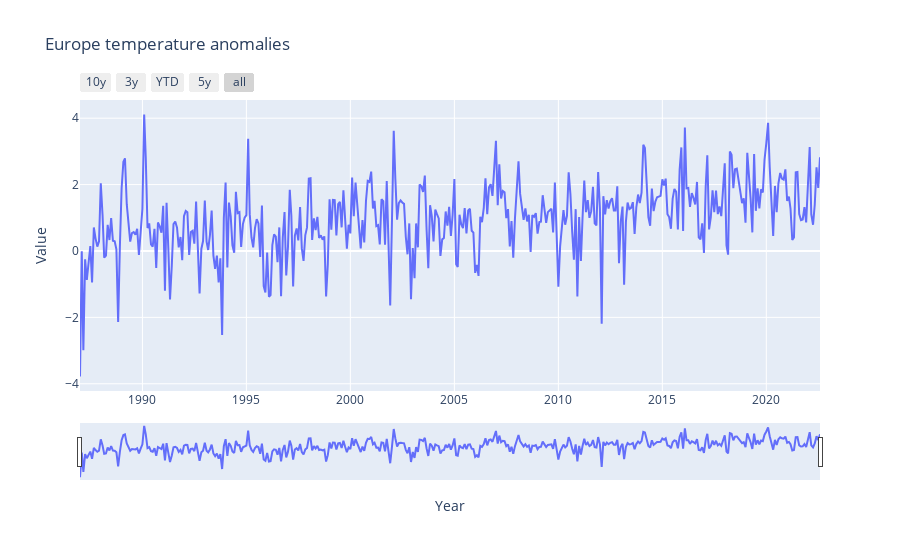

Write notebook code for a chart like this one.
### Code cell
#plot europe temperature anomalies
dataTemp = data_cleaner_temperature(rawDataTemp)

fig = px.line(dataTemp, title = 'Europe temperature anomalies', x = 'Year', y = 'Value')
fig.update_xaxes(
    rangeslider_visible=True,
    rangeselector=dict(
        buttons=list([
            dict(count=10, label="10y", step="year", stepmode="backward"), #de legenda moet nog even gefixt worden. geen idee nog hoe
            dict(count=3, label="3y", step="year", stepmode="backward"),
            dict(count=1, label="YTD", step="year", stepmode="todate"),
            dict(count=5, label="5y", step="year", stepmode="backward"),
            dict(step="all")
        ])
    )
)

fig.show()

### Figure 1 — Plotly figure (JSON) as saved in the notebook; plotly's stock layout.template omitted (floating-point values rounded to 4 significant figures; data arrays with more than 128 entries replaced by an {"elided": "..."} marker saying what was removed)
{"data": [{"hovertemplate": "Year=%{x}<br>Value=%{y}<extra></extra>", "legendgroup": "", "line": {"color": "#636efa", "dash": "solid"}, "marker": {"symbol": "circle"}, "mode": "lines", "name": "", "orientation": "v", "showlegend": false, "type": "scatter", "x": {"elided": "428 str values"}, "xaxis": "x", "y": {"elided": "428 float values"}, "yaxis": "y"}], "layout": {"legend": {"tracegroupgap": 0}, "title": {"text": "Europe temperature anomalies"}, "xaxis": {"anchor": "y", "domain": [0, 1], "rangeselector": {"buttons": [{"count": 10, "label": "10y", "step": "year", "stepmode": "backward"}, {"count": 3, "label": "3y", "step": "year", "stepmode": "backward"}, {"count": 1, "label": "YTD", "step": "year", "stepmode": "todate"}, {"count": 5, "label": "5y", "step": "year", "stepmode": "backward"}, {"step": "all"}]}, "rangeslider": {"visible": true}, "title": {"text": "Year"}}, "yaxis": {"anchor": "x", "domain": [0, 1], "title": {"text": "Value"}}}}
